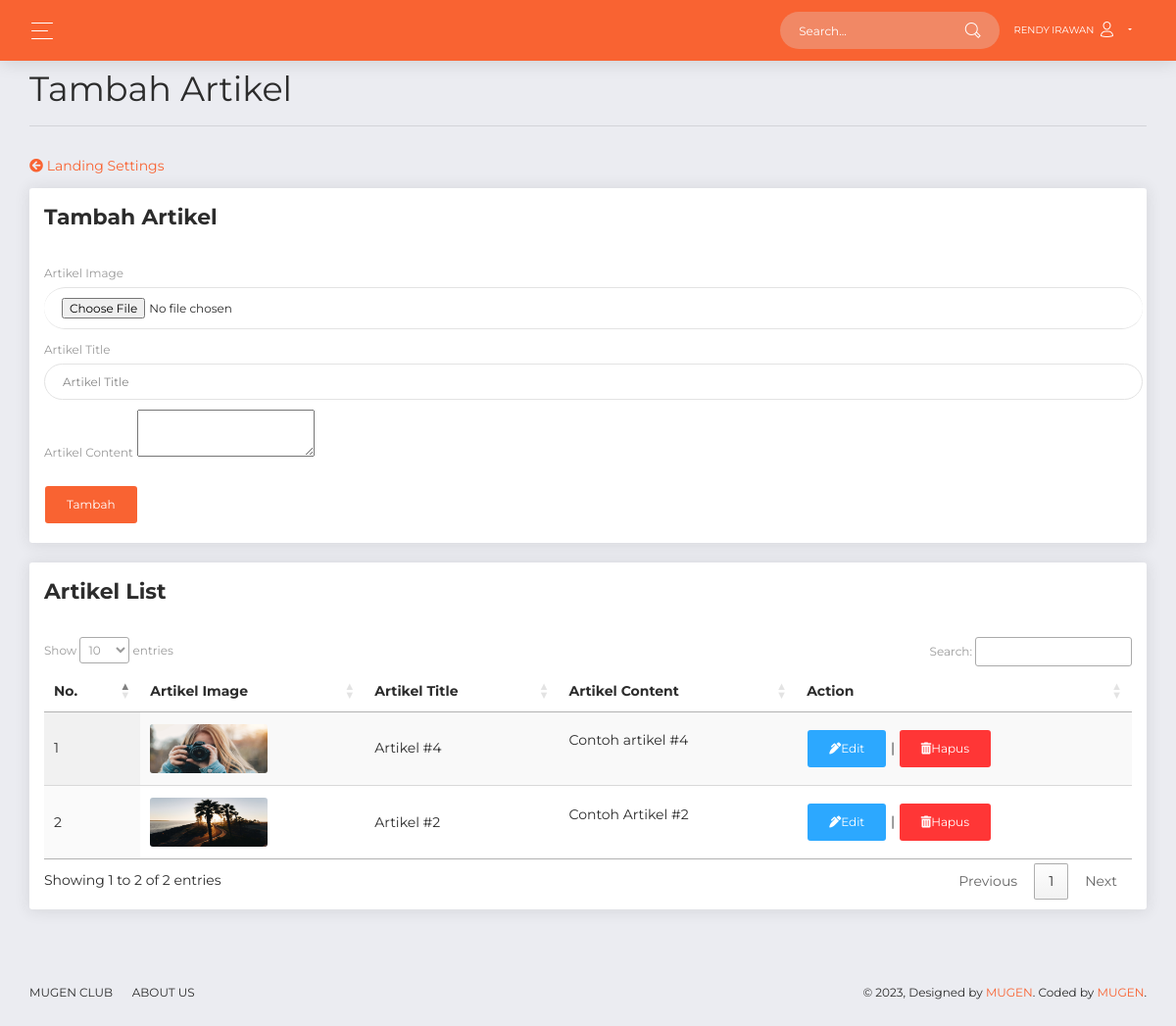
/examples/admin.php?p=tambah_artikel (signed in), run on the app's committed database.
### tables this page shows
CREATE TABLE `artikel` (
  `id` bigint(20) NOT NULL,
  `img` varchar(255) NOT NULL,
  `title_artikel` varchar(255) NOT NULL,
  `content_artikel` varchar(255) NOT NULL
);

### examples/tambah_artikel.php (the view, shortened to what this page needs)
<div class="content">
  <div class="row">
    <div class="col-lg-12">
      <h2>Tambah Artikel <hr></h3>
    </div>
  </div>
  <div class="row">
    <div class="col-lg-4">
    <a href="admin.php?p=landing"><i class="fas fa-arrow-circle-left mb-3"></i> Landing Settings</a>
    </div>
  </div>
  <div class="row">
          <div class="col-lg-12">
            <div class="card">
              <div class="card-header">
                <h5 class="title">Tambah Artikel</h5>
              </div>
              <div class="card-body">
                <form action="tambah_artikel_act.php" method="POST" enctype="multipart/form-data">
                  <div class="row">
<div class="col-lg-12">
                    <label>Artikel Image</label>
                    </div>
                    <div class="col-lg-12 pr-1">
                    <div class="input-group">
                    <input type="file" class="form-control" name="img" id="customFile">
                            </div>
                    </div>
                  <div class="col-lg-12 pr-1">
                      <div class="form-group">
                        <label>Artikel Title</label>
                        <input type="text" name="title_artikel" class="form-control" placeholder="Artikel Title">
                      </div>
                    </div>
                    <div class="col-lg-12 pr-1">
                      <div class="form-group">
                        <label>Artikel Content</label>
                        <textarea id="myTextarea" name="content_artikel" maxlength="999"></textarea>
                      </div>
                    </div>
                  </div>
                  <div class="row">
                    <div class="col-lg-12 pr-1">
                      <button type="submit" class="btn btn-primary">Tambah</button>
                    </div>
                  </div>
                </form>
        </div>
        </div>
              </div>
            </div>
            <div class="content">
  <div class="row">
          <div class="col-lg-12">
            <div class="card">
              <div class="card-header">
                <h5 class="title">Artikel List</h5>
              </div>
              <div class="card-body">
              <table id="example" class="display" style="width:100%">
        <thead>
            <tr>
                <th>No.</th>
                <th>Artikel Image</th>
                <th>Artikel Title</th>
                <th>Artikel Content</th>
                <th>Action</th>
            </tr>
        </thead>
        <tbody>
            <?php
            $data = mysqli_query($conn, "SELECT * FROM artikel");
            $no = 1;
            while ($tampil = mysqli_fetch_array ($data))
            {
            ?>
            <tr>
                <td><?= $no++; ?></td>
                <td><img style="height:50px;" width="120px" src="../assets/img/upload/<?php echo $tampil["img"];?>" alt=""></td>
                <td><?= $tampil['title_artikel'];?></td>
                <td><?= $tampil['content_artikel'];?></td>
                <td><a href="admin.php?p=ganti_artikel&id=<?= $tampil['id'];?>" type="button" class="btn btn-info"><i class="fas fa-pen-alt"> </i>Edit</a> | <a href="hapus_artikel.php?id=<?= $tampil['id']; ?>" type="button" class="btn btn-danger"><i class="fas fa-trash-alt"> </i>Hapus</a></td>
            </tr>
            <?php }?>
        </tbody>
    </table>
        </div>
        </div>
              </div>
            </div>
            </div>

### data on the page
artikel: img (picture), title_artikel "Artikel #4", content_artikel "Contoh artikel #4"
artikel: img (picture), title_artikel "Artikel #2", content_artikel "Contoh Artikel #2"

### other printed values
$_SESSION['nama_lengkap'] "RENDY IRAWAN"
